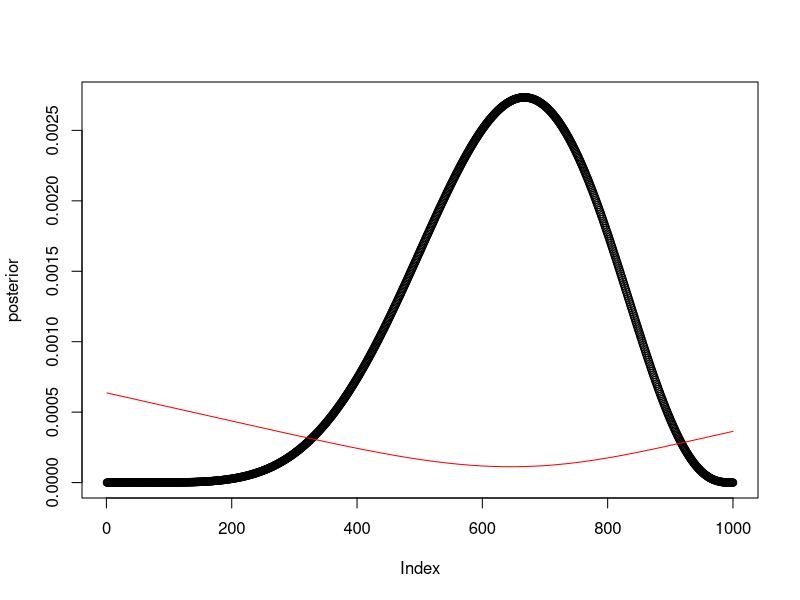
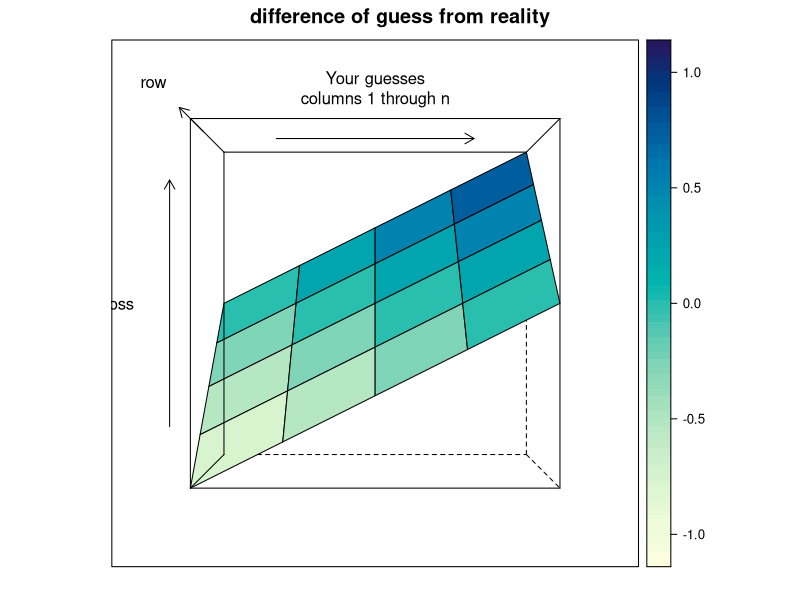
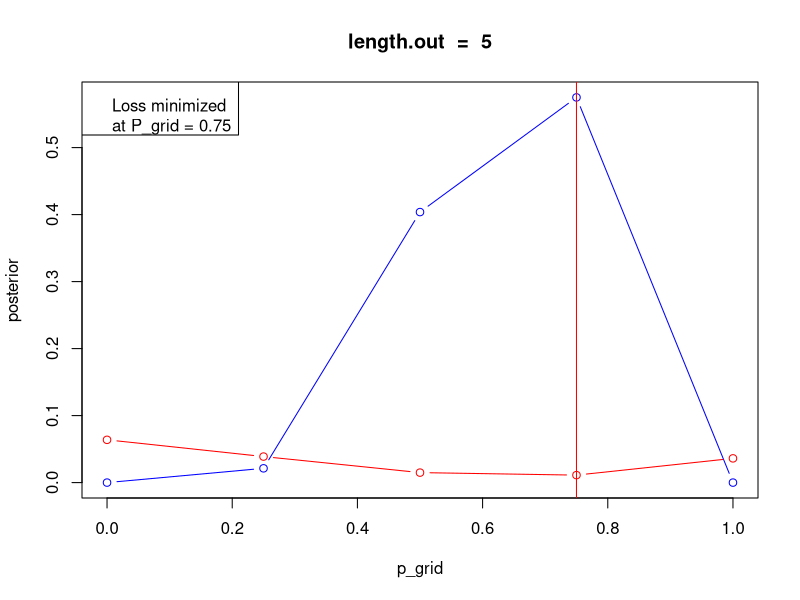
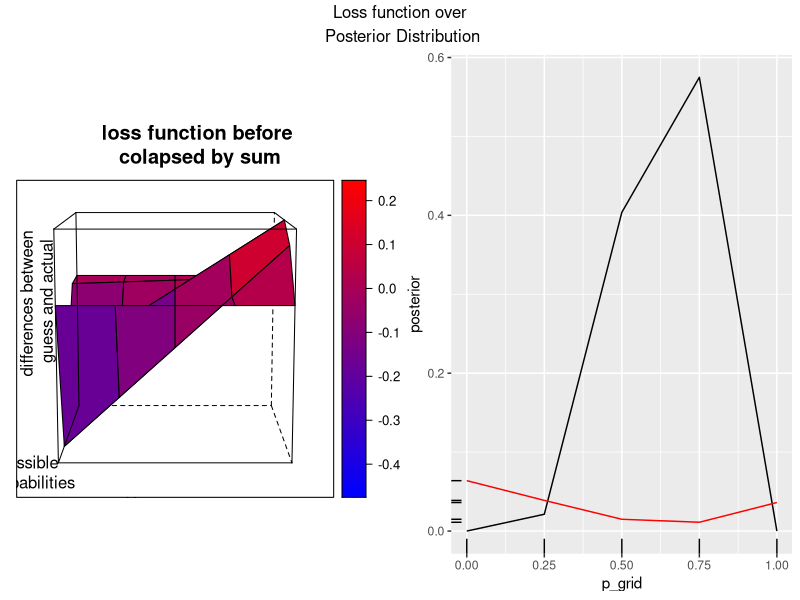
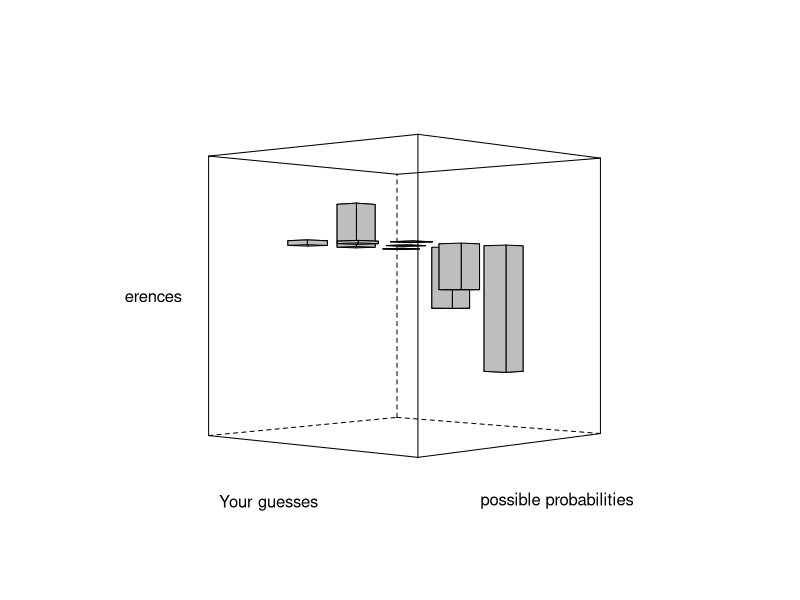
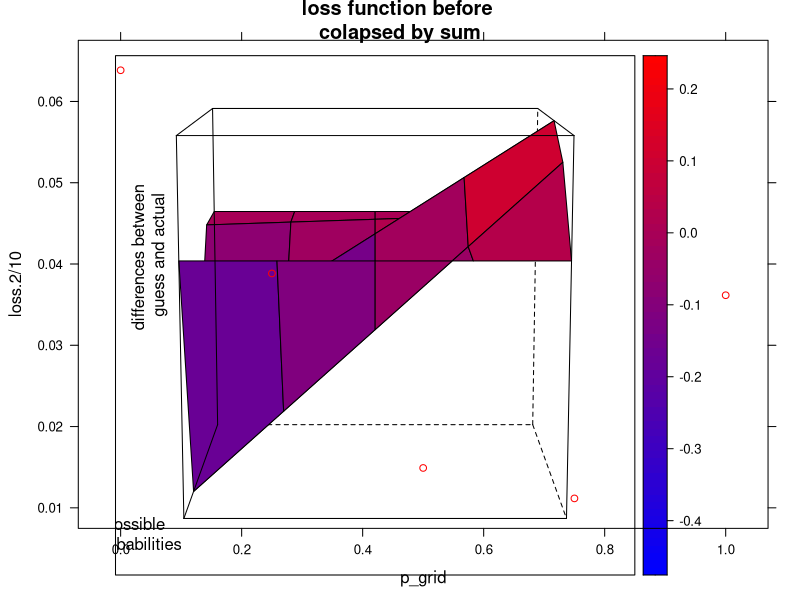

Generate these figures, in order, with R:
#the moral of this work below is that this code

#loss<-sapply(p_grid,function(d) sum(posterior*abs(d-p_grid)))

##creates a matrix of differences of p_grid, multiplies each element in this matrix by corresponding posterior to weight each of those items, then sums them by coloum to create a vector of loss estimates for each value of p_grid.  

library(tidyr)
library(dplyr)
library(ggplot2)
library(latticeExtra)
library(gridExtra)

p_grid <-seq(0,1,length.out=1000)
prior<- rep(1,1000)
likelihood<-dbinom(6,9,prob=p_grid)
posterior<-likelihood*prior
posterior<-posterior/sum(posterior)

samples<-sample(p_grid,1e4,prob=posterior,replace=T)
plot(posterior)

loss<-sapply(p_grid,function(d) sum(posterior*abs(d-p_grid)))
lines(loss/1000,col='red')
p_grid[which.min(loss)]
median(samples)
mean(samples)

length(samples)


############
n=5
p_grid <-seq(0,1,length.out=n)
prior<- rep(1,n)
likelihood<-dbinom(6,9,prob=p_grid)
posterior<-likelihood*prior
posterior<-posterior/sum(posterior)
unst.posterior<-likelihood*prior

Calculate_loss<-function(d) {
  for (i in 1:length(d)) {
    return(((d[i]-p_grid)))   #this creates a matrix of p_grid differences; diagnol == zero
  } 
  }

loss<-sapply(p_grid,Calculate_loss) #this creates The matrix
unst.posterior   #for output comp
loss  #for output comp
posterior*loss  #notice that the vector posterior multiplies column by col, not by row, so transpose in head,

#the following code basically plots the absolute deviation of guesses from possible outcomes
wireframe(loss,drape=T,screen = list(z =-90 , x = -90, y=0),ylab = list('Your guesses\ncolumns 1 through n\n\n',rot=0),main="difference of guess from reality")
#but we need to start adding back the components of the function, starting with finding the absolute differences because we are really only interested in magnitude of loss, not the direction (how do you have negative loss?)
loss.1<-apply(loss,2,sum) # collapses grid into vector, the final desired output
#note the above if you change from 2 to 1 (col to row) eval, you flip the loss curve

loss.2<-sapply(p_grid,function(d) sum(posterior*abs(d-p_grid))) #original formula from book

plot(posterior,x=p_grid,type='b',col='blue',main = paste("length.out  = ",length(p_grid)))
lines(loss.2/10,x=p_grid,type='b',col='red')
abline(v=p_grid[which.min(loss.2)],col='red')
graph_text<-paste("low P_grid",round(p_grid[which.min(loss.2)],3),"----->")
#text(y=.0005,x=.75,labels=graph_text)
legend ("topleft",paste("Loss minimized\nat P_grid =",round(p_grid[which.min(loss.2)],3)))




#the moral of the story.  The posterior curve is mirror/flipped, transposed so that each posterior score is fed through the columsn of the P_grid difference matrix.  This amplifies the deviation of guess to correct when big, but if the deviation of guess from correctis small, or zero, the posterior score will have very little, if any effect on the loss.  

#using ggplot and original data of n=100

df<-data_frame(p_grid,posterior)
p<-ggplot(df, aes(p_grid,posterior))
P<-p+geom_line()+geom_line(aes(y=loss.2/10),color='red')+geom_rug(aes(x=p_grid,y=loss.2/10))

  
par(mfrow=c(1,2))
loss.df<-as_data_frame(loss)
colnames(loss.df)<-paste0("diff",seq(1,n))
tidy.loss.df<-loss.df %>% gather(difference,value)
tidy.loss.df<-cbind(p_grid,tidy.loss.df)
#loss.p<-ggplot(tidy.loss.df,aes(x=value))
#loss.p+geom_bar()+facet_wrap(~difference)



#the following wireframe shows a diagonal splitting
#the posterior curve on the right side with 
#the loss function on the left side, the highpoint of which is the min
 
 wf<-wireframe(posterior*loss,
           drape=T,
           main="loss function before \ncolapsed by sum",
           #light.source = c(0,10,10), 
           screen = list(z =-90 , x = -80, y=0),
           xlab = list("possible\n probabilities",rot=0),
           ylab = list('Your guesses',rot=0),
           zlab = list("differences between\n guess and actual",rot=90),
           zoom=.9,
           scales = list(arrows = FALSE,
                         x=list(draw=F),
                         y=list(draw=F),
                         z=list(draw=F),
                         #col = "black",
                        # font = 1,
                         #tck = c(0.8, 0.6, 0.4),
                         distance =c(1.2,.8, 1.45)), 
           col.regions = colorRampPalette(c("blue", "red"))(100)
           )
 
 loss.p<-xyplot(loss.2/10~p_grid,col='red')
 
 lattice.options(
   layout.heights=list(bottom.padding=list(x=0), top.padding=list(x=0)),
   layout.widths=list(left.padding=list(x=0), right.padding=list(x=0))
 )
 grid.arrange(wf, P, ncol=2, top = "Loss function over\n Posterior Distribution")
 
 #see countourplot for density 
 cloud(posterior*loss,
       panel.3d.cloud=panel.3dbars, 
       col.facet='grey', 
       xbase=0.4, 
       ybase=0.4, 
       #      scales=list(arrows=FALSE, col=1),
       screen = list(z = 48, x = -90, y=0),
       xlab = "possible probabilities",
       ylab = 'Your guesses',
       zlab = "differences",
       par.settings = list(axis.line = list(col = "transparent"))
 )
 
 
 
 
 print(wf,split=c(1,1,1,1),more=T)
 print(loss.p,split=c(1,1,1,1),more=T)
 
